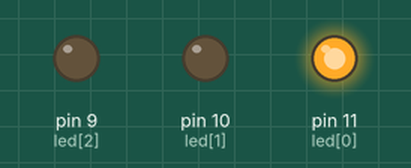
Bench run of a sketch on a simulated Arduino Uno, built with avr-gcc and run on an emulated ATmega328P. On the bench: output pins drawn as LEDs (lit = HIGH). What the sketch prints to the serial monitor is not drawn.

Above: at 10.45 s.
At 36.9 s:
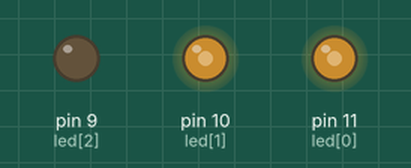
Timing chart, 0 to 40.0 s (numbered marks = the images above):
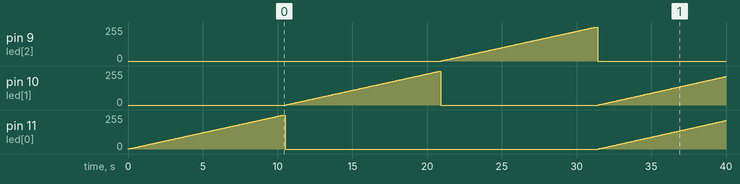

The sketch:

exercicio_9.ino
```cpp
int valor=0;
byte led[]={11,10,9};
int i=0;

void setup(){
  Serial.begin(9600);
for(i=0;i<3;i++){
  pinMode(led[i],OUTPUT);
}}
void loop(){

for(i=0;i<7;){
if(i==0){
  for(valor=1;valor<1023;valor++)
 {
  if(valor>0){
  analogWrite(led[0],(valor/4));
  delay(10);
Serial.println(valor);}
}delay(100);
digitalWrite(led[0],LOW);
i++;
  }
 else if(i==1){
  for(valor=1;valor<1023;valor++)
 {
  if(valor>0){
  analogWrite(led[1],(valor/4));
  delay(10);
Serial.println(valor);}
}digitalWrite(led[1],LOW);
i++;
  }
 else if(i==2){
  for(valor=1;valor<1023;valor++)
 {
  if(valor>0){
  analogWrite(led[2],(valor/4));
  delay(10);
Serial.println(valor);}
}delay(100);
digitalWrite(led[2],LOW);
i++;
  }

else if(i==3){
 for(valor=1;valor<1023;valor++)
 {
  if(valor>0){
  analogWrite(led[0],(valor/4));
  analogWrite(led[1],(valor/4));
  delay(10);}
}delay(100);
digitalWrite(led[0],LOW);
digitalWrite(led[1],LOW);
i++;
}
else if(i==4){
for(valor=1;valor<1023;valor++)
 {
  if(valor>0){
  analogWrite(led[0],(valor/4));
  analogWrite(led[2],(valor/4));
  delay(10);}
}delay(100);
digitalWrite(led[0],LOW);
digitalWrite(led[2],LOW);
i++;
}
else if(i==5){
 for(valor=1;valor<1023;valor++)
 {
  if(valor>0){
  analogWrite(led[1],(valor/4));
  analogWrite(led[2],(valor/4));
  delay(10);}
}
delay(100);
digitalWrite(led[1],LOW);
digitalWrite(led[2],LOW);
i++;
}
else if(i==6){
 for(valor=1;valor<1023;valor++)
 {
  if(valor>0){
  analogWrite(led[0],(valor/4));
  analogWrite(led[1],(valor/4));
  analogWrite(led[2],(valor/4));
  delay(10);}
}
delay(100);
digitalWrite(led[0],LOW);
digitalWrite(led[1],LOW);
digitalWrite(led[2],LOW);
i++;
}
}
}
```

Measured:
- by itself, pin 9 (led[2]): rises from 0/255 to 255/255 in 10.3 s, then falls to 0/255 in 0.13 s
